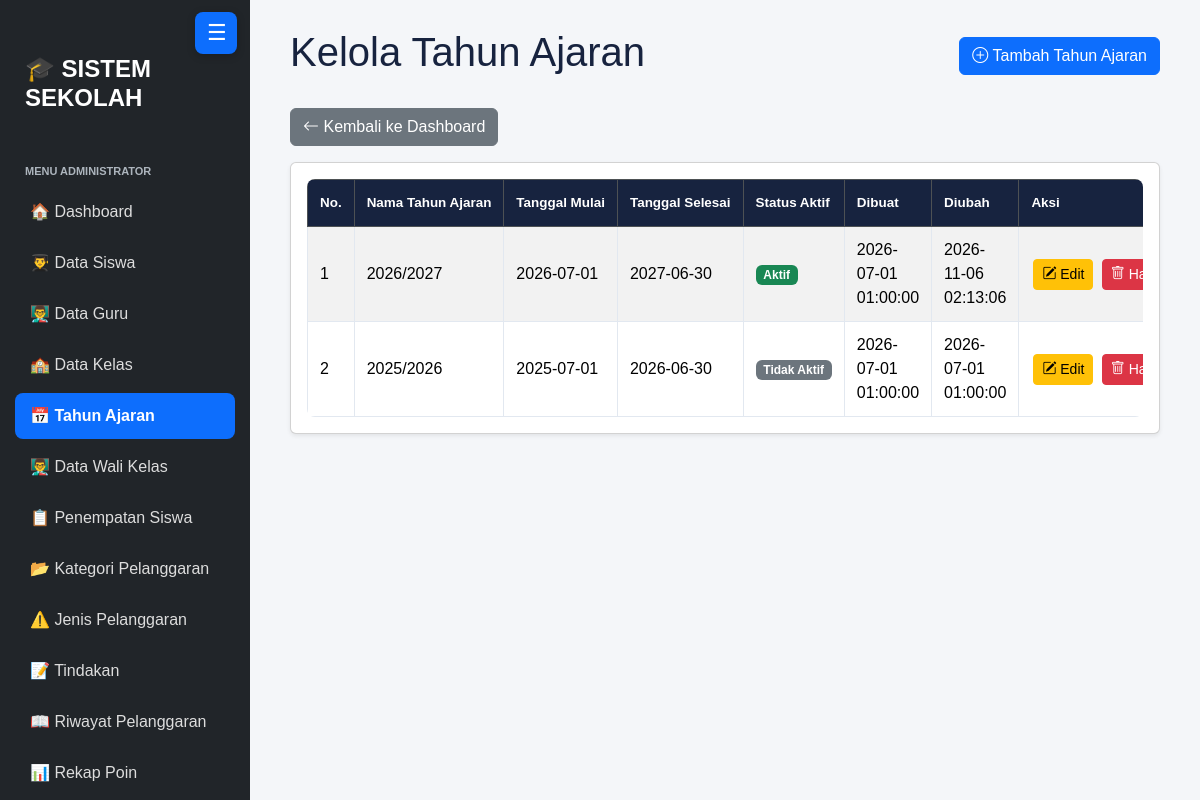
The page /kelola_tahun_ajaran.php (signed in) on the database its author committed.
### tables this page shows
CREATE TABLE `t_tahun_ajaran` (
  `id` int(11) NOT NULL,
  `nama` varchar(20) DEFAULT NULL,
  `tanggal_mulai` date NOT NULL,
  `tanggal_selesai` date NOT NULL,
  `status_aktif` tinyint(1) NOT NULL,
  `created_at` timestamp NOT NULL DEFAULT current_timestamp(),
  `updated_at` timestamp NOT NULL DEFAULT current_timestamp()
);

### kelola_tahun_ajaran.php (the view, shortened to what this page needs)
<?php
include 'config/koneksi.php';
$sql = "SELECT * FROM t_tahun_ajaran ORDER BY id DESC";
$hasil = mysqli_query($koneksi, $sql);
?>
<!DOCTYPE html>
<html lang="id">
<head>
    <link href="https://cdn.jsdelivr.net/npm/bootstrap@5.3.8/dist/css/bootstrap.min.css"
          rel="stylesheet">
    <link href="https://cdn.jsdelivr.net/npm/bootstrap-icons@1.11.3/font/bootstrap-icons.css"
          rel="stylesheet">
    <link href="https://cdn.datatables.net/2.3.4/css/dataTables.bootstrap5.min.css"
          rel="stylesheet">
    <link rel="stylesheet" href="layout/style.css">
</head>
<body>
<div class="container-fluid">
    <div class="row">
        <?php include 'layout/sidebar.php'; ?>
<main class="menu-page-content">
            <div class="d-flex justify-content-between align-items-center mb-4">
                <h1>Kelola Tahun Ajaran</h1>
                <a href="tambah_tahun_ajaran.php" class="btn btn-primary">
                    <i class="bi bi-plus-circle"></i>
                    Tambah Tahun Ajaran
                </a>
            </div>
            <a href="dashboard.php" class="btn btn-secondary mb-3">
                <i class="bi bi-arrow-left"></i>
                Kembali ke Dashboard
            </a>
            <div class="card shadow-sm">
                <div class="card-body">
                    <div class="table-responsive">
                        <table id="tabelTahunAjaran"
                               class="table table-striped table-bordered table-hover align-middle w-100">
                            <thead class="table-dark">
                                <tr>
                                    <th>No.</th>
                                    <th>Nama Tahun Ajaran</th>
                                    <th>Tanggal Mulai</th>
                                    <th>Tanggal Selesai</th>
                                    <th>Status Aktif</th>
                                    <th>Dibuat</th>
                                    <th>Diubah</th>
                                    <th>Aksi</th>
                                </tr>
                            </thead>
                            <tbody>
                                <?php
                                $no = 1;
                                while ($row = mysqli_fetch_assoc($hasil)) {
                                ?>
                                <tr>
                                    <td><?= $no++ ?></td>
                                    <td>
                                        <?= htmlspecialchars($row['nama']) ?>
                                    </td>
                                    <td>
                                        <?= htmlspecialchars($row['tanggal_mulai']) ?>
                                    </td>
                                    <td>
                                        <?= htmlspecialchars($row['tanggal_selesai']) ?>
                                    </td>
                                    <td>
                                        <?php if ($row['status_aktif'] == 1) { ?>
                                            <span class="badge bg-success">
                                                Aktif
                                            </span>
                                        <?php } else { ?>
                                            <span class="badge bg-secondary">
                                                Tidak Aktif
                                            </span>
                                        <?php } ?>
                                    </td>
                                    <td>
                                        <?= htmlspecialchars($row['created_at'] ?? '-') ?>
                                    </td>
                                    <td>
                                        <?= htmlspecialchars($row['updated_at'] ?? '-') ?>
                                    </td>
                                    <td class="text-nowrap">
                                        <a href="edit_tahun_ajaran.php?id=<?= urlencode($row['id']) ?>"
                                           class="btn btn-warning btn-sm">
                                            <i class="bi bi-pencil-square"></i>
                                            Edit
                                        </a>
                                        <a href="hapus_tahun_ajaran.php?id=<?= urlencode($row['id']) ?>"
                                           class="btn btn-danger btn-sm"
                                           onclick="return confirm('Yakin ingin menghapus tahun ajaran ini?')">
                                            <i class="bi bi-trash"></i>
                                            Hapus
                                        </a>
                                    </td>
                                </tr>
                                <?php } ?>
                            </tbody>
                        </table>
                    </div>
                </div>
            </div>
        </main>
    </div>
</div>
</body>
</html>

### layout/style.css (style rules this page uses)
:root { --primary: #3659d9; --navy: #17233f; --background: #f4f6fb; --text-muted: #778198; --border: #e8ecf4; }
* { box-sizing: border-box; }
body { margin: 0; font-family: 'Poppins', sans-serif; background: var(--background); color: var(--navy); }

### layout/sidebar.php (style rules this page uses)
body { margin: 0; padding-left: 0; background: #f4f6f9; font-family: Arial, sans-serif; }
.container-fluid > .row { display: block; margin: 0; }
.container-fluid > .row > main, main.menu-page-content { width: calc(100% - 250px); max-width: none; margin-left: 250px !important; padding: 28px !important; overflow-x: hidden; transition: width 0.25s ease, margin-left 0.25s ease; }
.table-responsive { overflow-x: auto; border-radius: 8px; -webkit-overflow-scrolling: touch; }
.table-responsive > .table { min-width: 720px; margin-bottom: 0; border-color: #e2e8f0; color: #263248; vertical-align: middle; }
.table-responsive > .table thead th { padding: 13px 12px; border-bottom: 0; background-color: #17233f; color: #fff; font-size: 0.84rem; font-weight: 600; white-space: nowrap; }
.table-responsive > .table tbody td { padding: 11px 12px; line-height: 1.5; }
.table-responsive > .table td .btn { margin: 2px; }

### rows shown on the page
t_tahun_ajaran: nama "2026/2027", tanggal_mulai "2026-07-01", tanggal_selesai "2027-06-30", status_aktif "Aktif", created_at "2026-07-01 01:00:00", updated_at "2026-11-06 02:13:06"
t_tahun_ajaran: nama "2025/2026", tanggal_mulai "2025-07-01", tanggal_selesai "2026-06-30", status_aktif "Tidak Aktif", created_at "2026-07-01 01:00:00", updated_at "2026-07-01 01:00:00"
